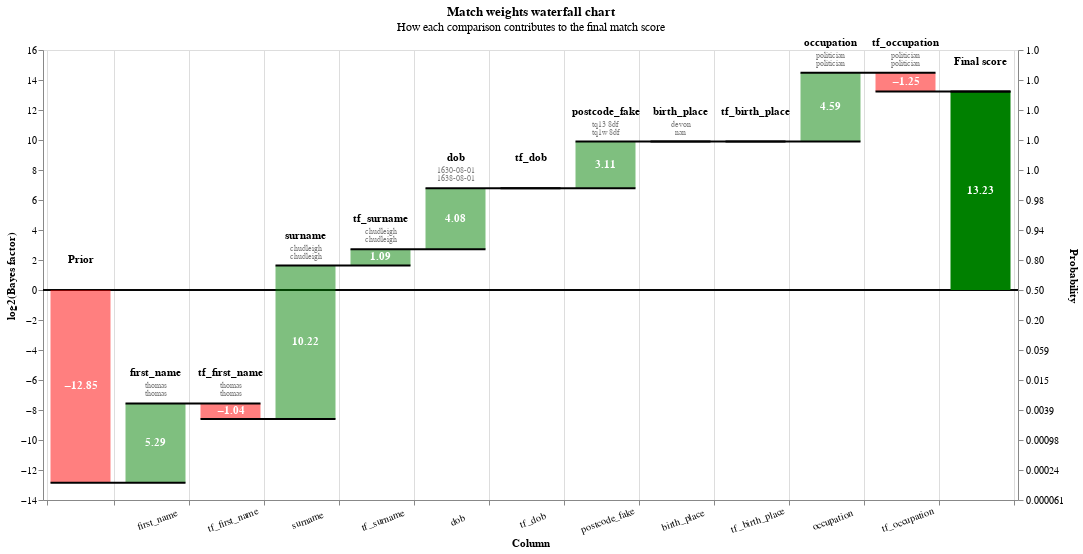

The code cell stored with this chart in its notebook:
### Markdown cell above
You can also view rows in this dataset as a waterfall chart as follows:

### Code cell
from splink.charts import waterfall_chart
records_to_plot = df_e.to_dict(orient="records")
linker.waterfall_chart(records_to_plot, filter_nulls=False)
